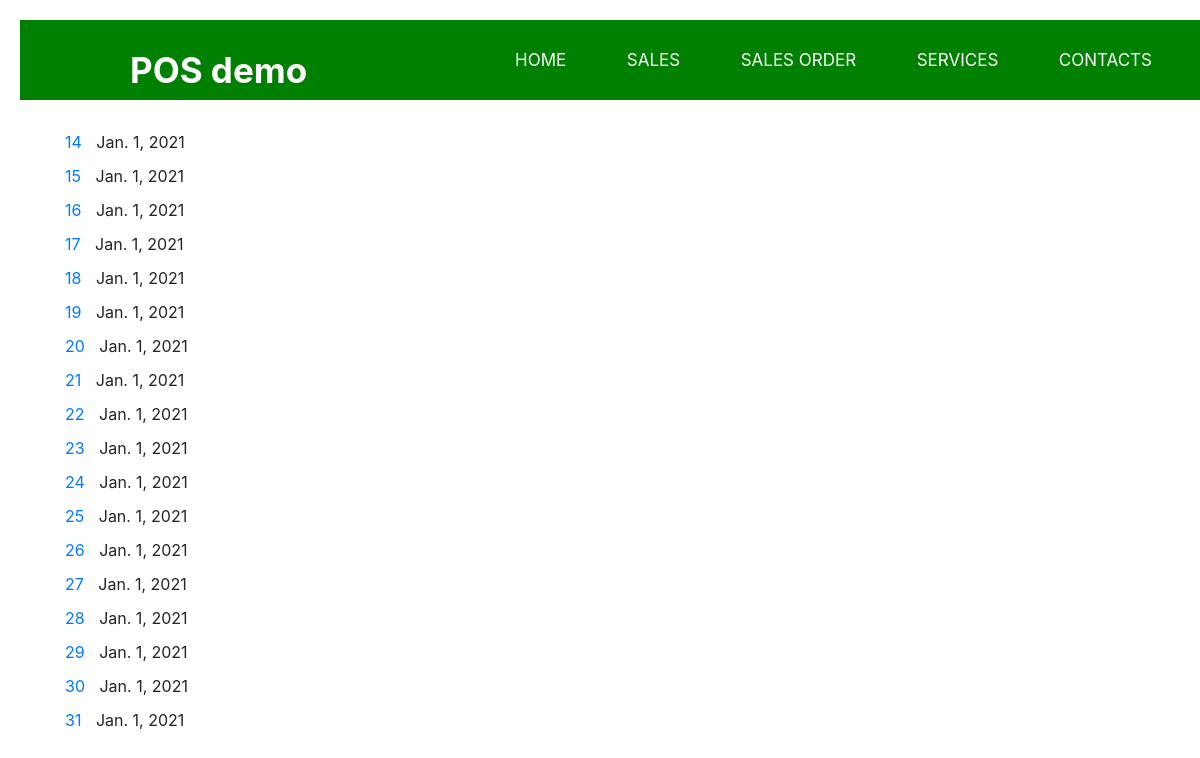
/sales/orders/, run on the app's committed database.
### sales/models.py (models this page shows, shortened)
class Order(models.Model):
    orderID         = models.AutoField(primary_key=True)
    customer        = models.ForeignKey('Customer', on_delete=models.SET_NULL, null=True)
    product         = models.ForeignKey('Product', on_delete=models.SET_NULL, null=True)
    orderDate       = models.DateField(null=True, blank=True) # In real case, can't be null / blank.
    unit_sold       = models.DecimalField(max_digits=9, decimal_places=0, help_text="max_digits = 9", validators=[MinValueValidator(int('1'))], null=True)
    costs           = models.CharField(max_length=100, null=True)
    product2         = models.ForeignKey('Product', on_delete=models.SET_NULL, null=True, related_name='+',)
    unit_sold2       = models.DecimalField(max_digits=9, decimal_places=0, help_text="max_digits = 9", validators=[MinValueValidator(int('0'))], null=True,)
    costs2           = models.CharField(max_length=100, null=True,)
    product3         = models.ForeignKey('Product', on_delete=models.SET_NULL, null=True, related_name='+',)
    unit_sold3       = models.DecimalField(max_digits=9, decimal_places=0, help_text="max_digits = 9", validators=[MinValueValidator(int('0'))], null=True,)
    costs3           = models.CharField(max_length=100, null=True,)
    def get_absolute_url(self):
        return reverse('order-detail', args=[str(self.orderID)])

### sales/views.py (the view)
# urls.py: path('orders/', OrderListView.as_view(), name='order-list'),
class OrderListView(generic.ListView):
    model = Order

### sales/templates/sales/order_list.html
{% extends "base_page.html" %}
{% block content %}
    {% if order_list %}
    <ul>
        {% for order in order_list %}
            <li>
                <a href="{{ order.get_absolute_url }}">{{ order.orderID }}</a> {{order.orderDate }}
            </li>
        {% endfor %}
    </ul>
    {% else %}
        <p>There is no order in the list yet.</p>
    {% endif %}
{% endblock %}

### sales/static/css/styles.css (style rules this page uses)
* { padding:0; margin: 10px; text-decoration: none; list-style: none; box-sizing: border-box; }

### data on the page
Order: orderID "14", orderDate "Jan. 1, 2021"
Order: orderID "15", orderDate "Jan. 1, 2021"
Order: orderID "16", orderDate "Jan. 1, 2021"
Order: orderID "17", orderDate "Jan. 1, 2021"
Order: orderID "18", orderDate "Jan. 1, 2021"
Order: orderID "19", orderDate "Jan. 1, 2021"
Order: orderID "20", orderDate "Jan. 1, 2021"
Order: orderID "21", orderDate "Jan. 1, 2021"
Order: orderID "22", orderDate "Jan. 1, 2021"
Order: orderID "23", orderDate "Jan. 1, 2021"
Order: orderID "24", orderDate "Jan. 1, 2021"
Order: orderID "25", orderDate "Jan. 1, 2021"
Order: orderID "26", orderDate "Jan. 1, 2021"
Order: orderID "27", orderDate "Jan. 1, 2021"
Order: orderID "28", orderDate "Jan. 1, 2021"
Order: orderID "29", orderDate "Jan. 1, 2021"
Order: orderID "30", orderDate "Jan. 1, 2021"
Order: orderID "31", orderDate "Jan. 1, 2021"
